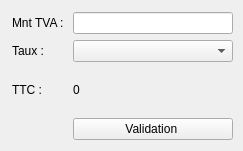
<?xml version="1.0" encoding="UTF-8"?>
<ui version="4.0">
 <class>Form</class>
 <widget class="QWidget" name="Form">
  <property name="geometry">
   <rect>
    <x>0</x>
    <y>0</y>
    <width>243</width>
    <height>151</height>
   </rect>
  </property>
  <property name="windowTitle">
   <string>Form</string>
  </property>
  <widget class="QWidget" name="layoutWidget">
   <property name="geometry">
    <rect>
     <x>12</x>
     <y>12</y>
     <width>221</width>
     <height>128</height>
    </rect>
   </property>
   <layout class="QVBoxLayout" name="verticalLayout">
    <item>
     <layout class="QGridLayout" name="gridLayout_2">
      <item row="3" column="1">
       <widget class="QPushButton" name="pushButton">
        <property name="text">
         <string>Validation </string>
        </property>
       </widget>
      </item>
      <item row="1" column="1">
       <widget class="QComboBox" name="comboBoxtva"/>
      </item>
      <item row="0" column="1">
       <widget class="QLineEdit" name="lineEditmnttva"/>
      </item>
      <item row="1" column="0">
       <widget class="QLabel" name="label_5">
        <property name="text">
         <string>Taux :  </string>
        </property>
       </widget>
      </item>
      <item row="2" column="0">
       <widget class="QLabel" name="label">
        <property name="text">
         <string>TTC :</string>
        </property>
       </widget>
      </item>
      <item row="0" column="0">
       <widget class="QLabel" name="label_3">
        <property name="text">
         <string>Mnt TVA : </string>
        </property>
       </widget>
      </item>
      <item row="2" column="1">
       <widget class="QLabel" name="labelttc">
        <property name="text">
         <string>0</string>
        </property>
       </widget>
      </item>
     </layout>
    </item>
   </layout>
  </widget>
 </widget>
 <resources/>
 <connections/>
</ui>
